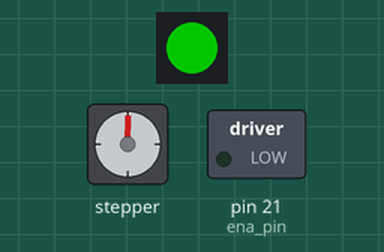
Bench run of a program on a simulated MicroPython board. On the bench: 1 RGB LEDs in strip order, left to right, stepper motor, switched loads named in the program (green lamp = pin HIGH). Dim RGB values are drawn brighter than linear; the stepper is drawn at 200 steps a turn; pins used as bus, display or sensor lines are not drawn.

Above: at 0.05 s.
At 0.2 s:
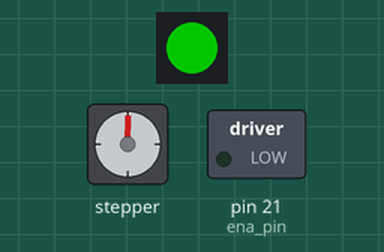
At 0.4 s:
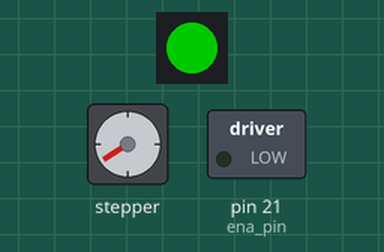
At 1.5 s:
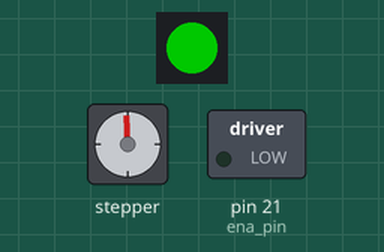
At 1.85 s:
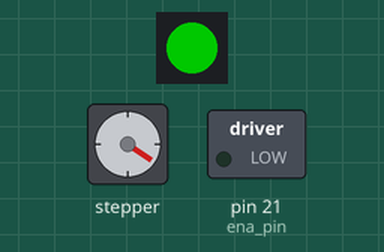
At 2.9 s:
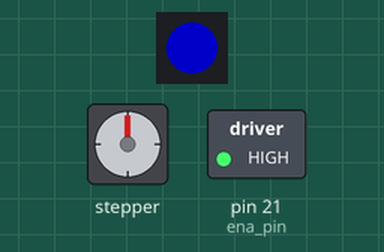
Timing chart, 0 to 6.7 s (numbered marks = the images above):
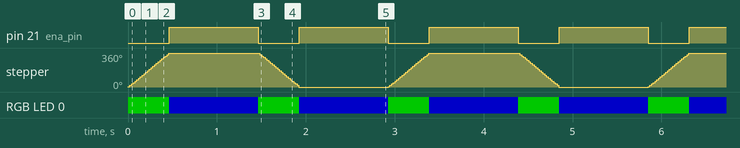

Measured:
- by itself, pin 21 (ena_pin): alternates HIGH for 1.0 s and LOW for 0.46 s
- by itself, stepper: turns 360° clockwise in 0.46 s, then 360° counter-clockwise in 0.46 s, repeating every 2.9 s
- by itself, RGB LED 0: alternates RGB(0, 100, 0) for 0.46 s and RGB(0, 0, 100) for 1.0 s

The program:

main2.py
```python
from machine import Pin
import time
import neopixel


# Define the GPIO pins for PUL, DIR, and ENA
pul_pin = Pin(18, Pin.OUT)
dir_pin = Pin(19, Pin.OUT)
ena_pin = Pin(21, Pin.OUT)

neo_pin = Pin(16, Pin.OUT)
neo = neopixel.NeoPixel(neo_pin, 1)

def neopixel_color(r, g, b):
    neo[0] = (r, g, b)
    neo.write()

# Function to control the stepper motor
def stepper_motor_control(steps, delay, direction):
  # Set the direction
  dir_pin.value(direction)

  # Enable the motor
  ena_pin.value(0)  # Assuming active low enable

  for _ in range(steps):
      pul_pin.on()
      neopixel_color(0, 100, 0)
      time.sleep(delay)
      pul_pin.off()
      time.sleep(delay)
      neopixel_color(0, 0, 100)

  # Disable the motor
  ena_pin.value(1)  # Assuming active low enable

# Main loop
try:
  while True:
      # Rotate the motor 200 steps forward
      stepper_motor_control(200, 0.001, 1)
      time.sleep(1)

      # Rotate the motor 200 steps backward
      stepper_motor_control(200, 0.001, 0)
      time.sleep(1)

except KeyboardInterrupt:
  print("Motor control stopped")
  neopixel_color(100, 0, 0)
```
